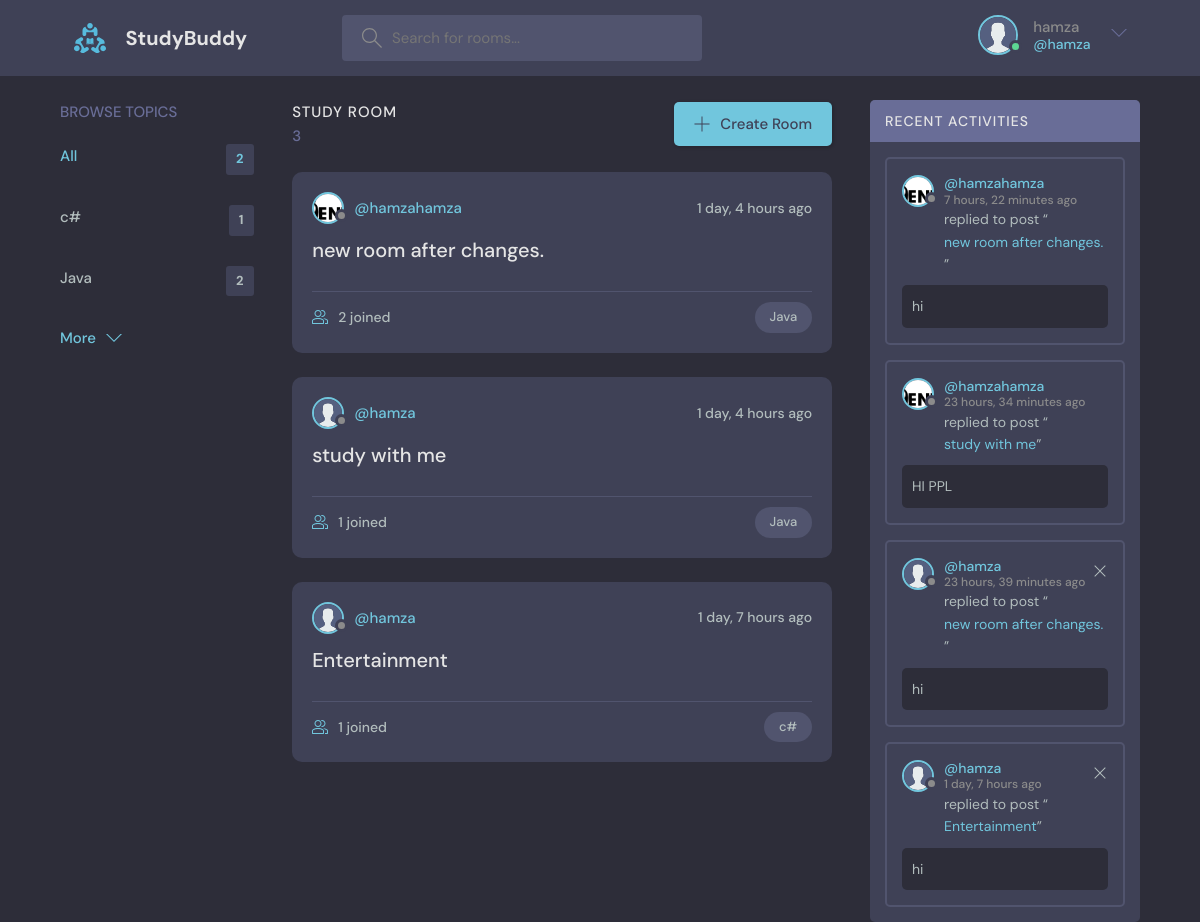
The app's page / (signed in) with its own data.
### base/models.py (models this page shows, shortened)
class Profile(models.Model):
    user= models.OneToOneField(User,on_delete=models.CASCADE)
    bio = models.TextField(null=True, blank=True)
    avatar= models.ImageField(null=True,default='avatar.svg')

class Topic(models.Model):
    name = models.CharField(max_length=200)

class Room(models.Model):
    host =models.ForeignKey(User, on_delete=models.SET_NULL,null=True)
    topic = models.ForeignKey(Topic, on_delete=models.SET_NULL,null=True)
    name = models.CharField(max_length=200)
    description = models.TextField(null=True, blank=True)
    participants = models.ManyToManyField(User,related_name='participants',blank=True)
    updated = models.DateTimeField(auto_now=True)
    created = models.DateTimeField(auto_now_add=True)
    class Meta:
        ordering= ['-updated','-created']
    def __str__(self) :
        return self.name

class message(models.Model):
    user = models.ForeignKey(User,on_delete=models.CASCADE)
    room = models.ForeignKey(Room, on_delete=models.CASCADE)
    body = models.TextField()
    updated = models.DateTimeField(auto_now=True)
    created = models.DateTimeField(auto_now_add=True)
    class Meta:
        ordering= ['-updated','-created']

### base/views.py (the view)
# urls.py: path('',views.home,name='home'),
def home(request):
    q=request.GET.get('q') if request.GET.get('q') != None else ''
    rooms=Room.objects.filter(
        Q(topic__name__icontains=q) |
        Q(name__icontains=q) |
        Q(description__icontains=q)
    )
    topics=Topic.objects.all()[0:5]
    room_count = rooms.count()
    room_messages = message.objects.filter(
        Q(room__topic__name__icontains=q)
    )
    context= {'rooms':rooms,'topics':topics,
    'room_count':room_count,'room_messages':room_messages }
    return render(request, 'base/home.html',context)

### base/templates/base/home.html (shortened to what this page needs)
{% extends 'main.html' %}
{%block content %}
    <main class="layout layout--3">
      <div class="container">
        {% include 'base/topics_component.html' %}
        <div class="roomList">
          <div class="roomList__header">
            <div>
              <h2>Study Room</h2>
              <p>{{ room_count }}</p>
            </div>
            <a class="btn btn--main" href="{% url 'create-room'%}">
              <svg version="1.1" xmlns="http://www.w3.org/2000/svg" width="32" height="32" viewBox="0 0 32 32">
                <title>add</title>
                <path
                  d="M16.943 0.943h-1.885v14.115h-14.115v1.885h14.115v14.115h1.885v-14.115h14.115v-1.885h-14.115v-14.115z"
                ></path>
              </svg>
              Create Room
            </a>
          </div>
          {% include 'base/feed_component.html'%}
        </div>
        {% include 'base/activity_component.html'%}
      </div>
    </main>
 {%endblock%}

### templates/navbar.html (shortened to what this page needs)
{% load static%}
<header class="header header--loggedIn">
<div class="container">
    <a href="{%url 'home' %} " class="header__logo">
      <img src="{% static 'images/logo.svg' %}" />
      <h1>StudyBuddy</h1>
    </a>
    <form class="header__search" method="GET" action="{%url 'home' %}" >
      <label>
        <input name="q" placeholder="Search for rooms..."  autocomplete="off"/>
      </label>
    </form>
    <nav class="header__menu">
      {% if request.user.is_authenticated %}
      <div class="header__user">
        <a href="{%url 'update-user'%}">
          <div class="avatar avatar--medium active">
            <img src="{{request.user.profile.avatar.url}}" />
          </div>
          <p>{{request.user}} <span>@{{request.user}}</span></p>
        </a>
        <button class="dropdown-button">
          <svg version="1.1" xmlns="http://www.w3.org/2000/svg" width="32" height="32" viewBox="0 0 32 32">
            <title>chevron-down</title>
            <path d="M16 21l-13-13h-3l16 16 16-16h-3l-13 13z"></path>
          </svg>
        </button>
      </div>
      {%else%}
      Not Logged In
      <a href="{% url 'login'%}">
        <img src="{% static 'images/avatar.svg'%}" />
        <p>Login</p>
      </a>
      {% endif %}
    </nav>
  </div>
</header>

### base/templates/base/topics_component.html
<div class="topics">
    <div class="topics__header">
      <h2>Browse Topics</h2>
    </div>
    <ul class="topics__list">
      <li>
        <a href="{%url 'home'%}" class="active">All <span>{{topics.count}}</span></a>
      </li>
      {%for topic in topics%}
      <li>
        <a href="{% url 'home' %}?q={{topic.name}}">{{topic.name}} <span>{{topic.room_set.all.count}}</span></a>
      </li>
    {%endfor%}
    </ul>
    <a class="btn btn--link" href="{%url 'browse-topics' %}">
      More
      <svg version="1.1" xmlns="http://www.w3.org/2000/svg" width="32" height="32" viewBox="0 0 32 32">
        <title>chevron-down</title>
        <path d="M16 21l-13-13h-3l16 16 16-16h-3l-13 13z"></path>
      </svg>
    </a>
  </div>

### base/templates/base/feed_component.html (shortened to what this page needs)
{%for room in rooms  %}
<div class="roomListRoom">
  <div class="roomListRoom__header">
    <a href="{%url 'user-profile' room.host.id%}" class="roomListRoom__author">
      <div class="avatar avatar--small">
        <img src="{{room.host.profile.avatar.url}}" />
      </div>
      <span>@{{room.host.username}}</span>
    </a>
    <div class="roomListRoom__actions">
      <span>{{room.created|timesince}} ago</span>
    </div>
  </div>
  <div class="roomListRoom__content">
    <a href="{% url 'room' room.id %}">{{room.name}}</a>
  </div>
  <div class="roomListRoom__meta">
    <a href="{% url 'room' room.id %}" class="roomListRoom__joined">
      {{room.participants.all.count}} joined
    </a>
    <p class="roomListRoom__topic"> {{room.topic.name}} </p>
  </div>
</div>
{%endfor%}

### base/templates/base/activity_component.html
<div class="activities">
    <div class="activities__header">
      <h2>Recent Activities</h2>
    </div>
    {%for msg in room_messages%}
    <div class="activities__box">
      <div class="activities__boxHeader roomListRoom__header">
        <a href="{% url 'user-profile' msg.user.id %}" class="roomListRoom__author">
          <div class="avatar avatar--small">
            <img src="{{msg.user.profile.avatar.url}}" />
          </div>
          <p>
            @{{msg.user}}
            <span>{{msg.created|timesince}} ago</span>
          </p>
        </a>
        {% if request.user == msg.user %}
        <div class="roomListRoom__actions">
          <a href="{%url 'delete-message' msg.id%}">
            <svg version="1.1" xmlns="http://www.w3.org/2000/svg" width="32" height="32" viewBox="0 0 32 32">
              <title>remove</title>
              <path
                d="M27.314 6.019l-1.333-1.333-9.98 9.981-9.981-9.981-1.333 1.333 9.981 9.981-9.981 9.98 1.333 1.333 9.981-9.98 9.98 9.98 1.333-1.333-9.98-9.98 9.98-9.981z"
              ></path>
            </svg>
          </a>
        </div>
        {%endif%}
      </div>
      <div class="activities__boxContent">
        <p>replied to post “<a href="{% url 'room' msg.room.id%}">{{msg.room}}</a>”</p>
        <div class="activities__boxRoomContent">
          {{msg.body}}
        </div>
      </div>
    </div>
    {%endfor%}
  </div>

### records on screen
Topic: name "c#", room_set.all.count "1"
Topic: name "Java", room_set.all.count "2"
Room: host.profile.avatar (picture), host.username "hamzahamza", created "1 day, 4 hours", name "new room after changes.", participants.all.count "2", topic.name "Java"
Room: host.profile.avatar (placeholder picture), host.username "hamza", created "1 day, 4 hours", name "study with me", participants.all.count "1", topic.name "Java"
Room: host.profile.avatar (placeholder picture), host.username "hamza", created "1 day, 7 hours", name "Entertainment", participants.all.count "1", topic.name "c#"
message: user.profile.avatar (picture), user "hamzahamza", created "7 hours, 22 minutes", room "new room after changes.", body "hi"
message: user.profile.avatar (picture), user "hamzahamza", created "23 hours, 34 minutes", room "study with me", body "HI PPL"
message: user.profile.avatar (placeholder picture), user "hamza", created "23 hours, 39 minutes", room "new room after changes.", body "hi"
message: user.profile.avatar (placeholder picture), user "hamza", created "1 day, 7 hours", room "Entertainment", body "hi"

### other values on screen
{{ request.user }} "hamza"
{{ topics.count }} "2"
{{ room_count }} "3"
